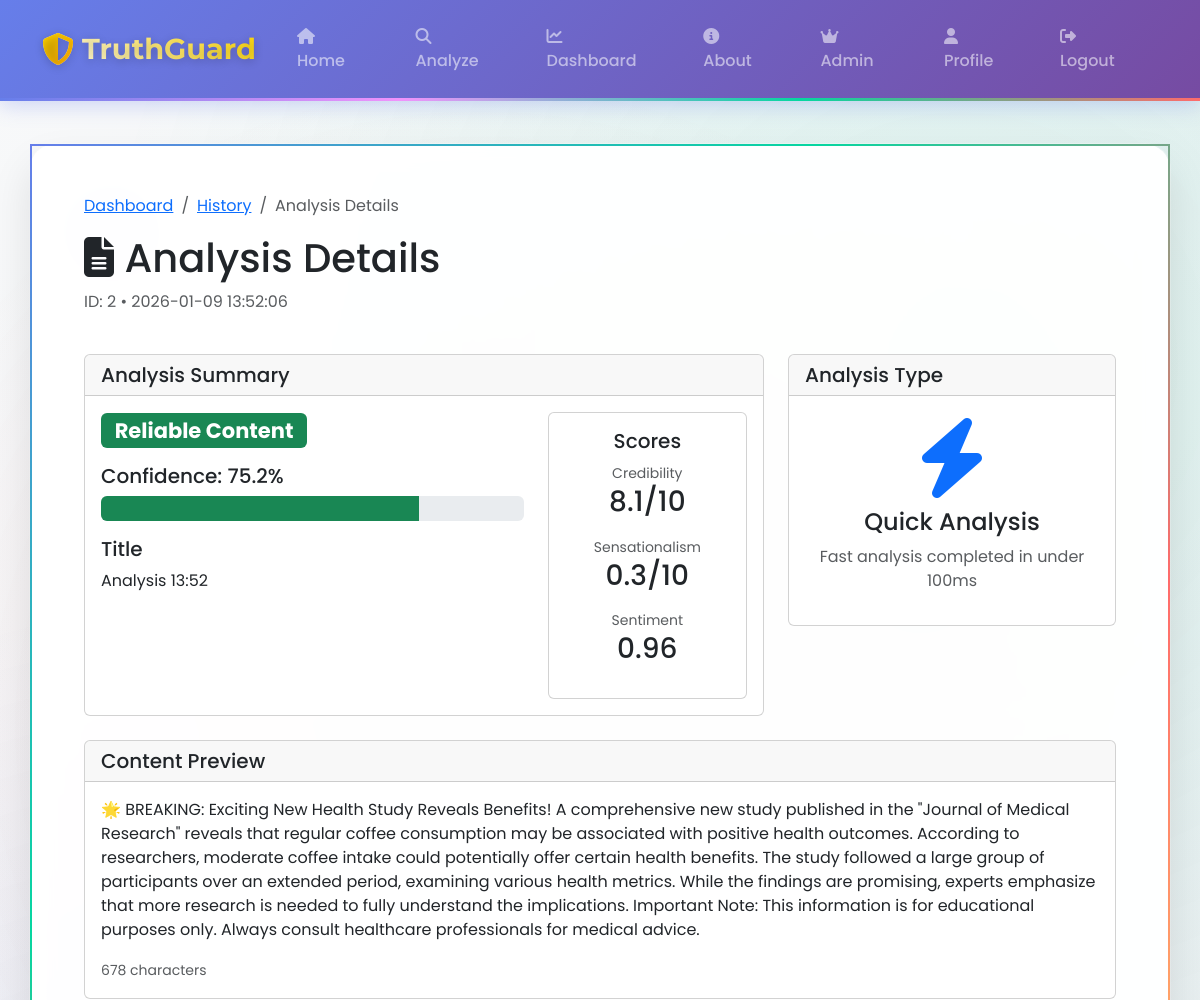
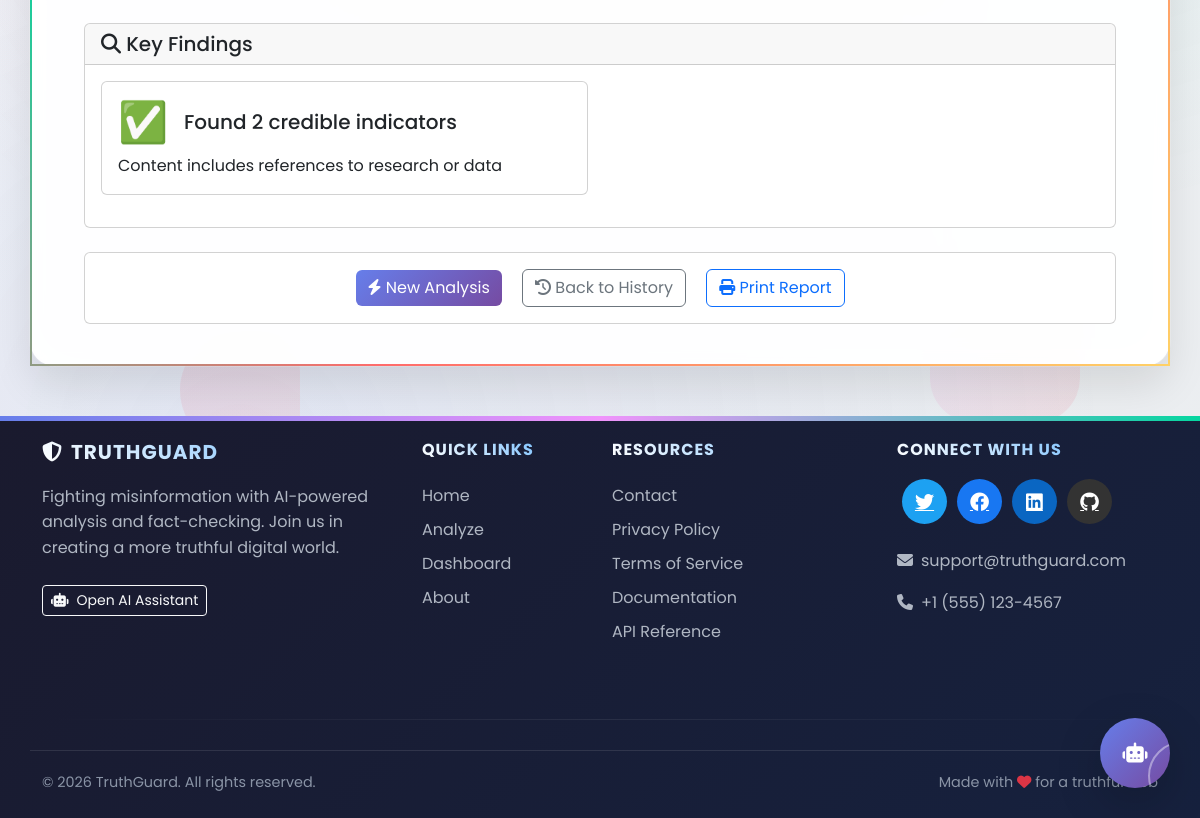
The app's page /analysis/2 (signed in) with its own data (2 pictures, top to bottom).
### app.py (models this page shows, shortened)
class Analysis(db.Model):
    __tablename__ = 'analyses'
    id = db.Column(db.Integer, primary_key=True)
    title = db.Column(db.Text, default='')
    content = db.Column(db.Text, default='')  # raw text content (for display/search)
    article_data = db.Column(db.JSON, nullable=True)  # optional structured article extraction
    source_url = db.Column(db.Text, nullable=True)  # This should be nullable
    classification = db.Column(db.String(20), nullable=False, default='UNKNOWN')  # RELIABLE, SUSPICIOUS, FAKE, etc.
    confidence_score = db.Column(db.Float, nullable=True)
    sentiment_score = db.Column(db.Float, nullable=True)
    sensationalism_score = db.Column(db.Float, nullable=True)
    credibility_score = db.Column(db.Float, nullable=True)
    key_findings = db.Column(db.Text, default='[]')  # JSON string
    recommendations = db.Column(db.Text, nullable=True)  # JSON string
    fact_checks = db.Column(db.Text, nullable=True)  # JSON string
    analysis_metadata = db.Column(db.Text, default='{}')  # JSON string (e.g. word count, etc.)
    is_quick_analysis = db.Column(db.Boolean, default=False)
    user_id = db.Column(db.Integer, db.ForeignKey('user.id'), nullable=False)
    created_at = db.Column(db.DateTime, default=lambda: datetime.now(timezone.utc))
    updated_at = db.Column(db.DateTime, default=lambda: datetime.now(timezone.utc),
                           onupdate=lambda: datetime.now(timezone.utc))

### app.py (the view)
@app.route('/analysis/<int:analysis_id>')
@login_required
def analysis_detail(analysis_id):
    analysis = Analysis.query.get_or_404(analysis_id)
    if analysis.user_id != current_user.id and current_user.role != 'admin':
        flash('Access denied', 'danger')
        return redirect(url_for('dashboard'))
    try:
        key_findings = json.loads(analysis.key_findings) if analysis.key_findings else []
    except:
        key_findings = []
    try:
        analysis_metadata = json.loads(analysis.analysis_metadata) if analysis.analysis_metadata else {}
    except:
        analysis_metadata = {}
    word_count = analysis_metadata.get('word_count', len(analysis.content.split()) if analysis.content else 0)
    return render_template('analysis_detail.html',
                           analysis=analysis,
                           key_findings=key_findings,
                           word_count=word_count,
                           analysis_metadata=analysis_metadata)

### app.py (called while the page is built)
@login_manager.user_loader
def load_user(user_id):
    try:
        return db.session.get(User, int(user_id))
    except Exception:
        return None

@app.context_processor
def inject_gemini_status():
    return {
        'gemini_available': _GEMINI_AVAILABLE,
        'gemini_model': _GEMINI_MODEL,
        'gemini_api_key_set': bool(_GEMINI_API_KEY and _GEMINI_API_KEY != 'your-gemini-api-key-here')
    }

### templates/analysis_detail.html (shortened to what this page needs)
{% extends "base.html" %}
{% block content %}
<div class="container mt-4">
    <div class="row mb-4">
        <div class="col">
            <nav aria-label="breadcrumb">
                <ol class="breadcrumb">
                    <li class="breadcrumb-item"><a href="/dashboard">Dashboard</a></li>
                    <li class="breadcrumb-item"><a href="/history">History</a></li>
                    <li class="breadcrumb-item active">Analysis Details</li>
                </ol>
            </nav>
            <h1><i class="fas fa-file-alt"></i> Analysis Details</h1>
            <p class="text-muted">ID: {{ analysis.id }} • {{ analysis.created_at.strftime('%Y-%m-%d %H:%M:%S') }}</p>
        </div>
    </div>
    <div class="row mb-4">
        <div class="col-lg-8">
            <div class="card">
                <div class="card-header">
                    <h5 class="mb-0">Analysis Summary</h5>
                </div>
                <div class="card-body">
                    <div class="row">
                        <div class="col-md-8">
                            <h3>
                                {% if analysis.classification == 'RELIABLE' %}
                                <span class="badge bg-success">Reliable Content</span>
                                {% elif analysis.classification == 'SUSPICIOUS' %}
                                <span class="badge bg-warning">Suspicious Content</span>
                                {% elif analysis.classification == 'FAKE' %}
                                <span class="badge bg-danger">Fake Content</span>
                                {% else %}
                                <span class="badge bg-secondary">{{ analysis.classification }}</span>
                                {% endif %}
                            </h3>
                            {% if analysis.confidence_score %}
                            <div class="mt-3">
                                <h5>Confidence: {{ (analysis.confidence_score * 100)|round(1) }}%</h5>
                                <div class="progress" style="height: 25px;">
                                    <div class="progress-bar
                                        {% if analysis.confidence_score >= 0.7 %}bg-success
                                        {% elif analysis.confidence_score >= 0.4 %}bg-warning
                                        {% else %}bg-danger{% endif %}"
                                        style="width: {{ analysis.confidence_score * 100 }}%">
                                    </div>
                                </div>
                            </div>
                            {% endif %}
                            {% if analysis.title %}
                            <div class="mt-3">
                                <h5>Title</h5>
                                <p>{{ analysis.title }}</p>
                            </div>
                            {% endif %}
                        </div>
                        <div class="col-md-4">
                            <div class="card">
                                <div class="card-body text-center">
                                    <h5 class="card-title">Scores</h5>
                                    {% if analysis.credibility_score %}
                                    <div class="mb-3">
                                        <small class="text-muted">Credibility</small>
                                        <h3>{{ analysis.credibility_score|round(1) }}/10</h3>
                                    </div>
                                    {% endif %}
                                    {% if analysis.sensationalism_score %}
                                    <div class="mb-3">
                                        <small class="text-muted">Sensationalism</small>
                                        <h3>{{ analysis.sensationalism_score|round(1) }}/10</h3>
                                    </div>
                                    {% endif %}
                                    {% if analysis.sentiment_score %}
                                    <div class="mb-3">
                                        <small class="text-muted">Sentiment</small>
                                        <h3>{{ analysis.sentiment_score|round(2) }}</h3>
                                    </div>
                                    {% endif %}
                                </div>
                            </div>
                        </div>
                    </div>
                </div>
            </div>
        </div>
        <div class="col-lg-4">
            <div class="card">
                <div class="card-header">
                    <h5 class="mb-0">Analysis Type</h5>
                </div>
                <div class="card-body text-center">
                    {% if analysis.is_quick_analysis %}
                    <div class="display-1 text-primary">
                        <i class="fas fa-bolt"></i>
                    </div>
                    <h4>Quick Analysis</h4>
                    <p class="text-muted">Fast analysis completed in under 100ms</p>
                    {% else %}
                    <div class="display-1 text-success">
                        <i class="fas fa-chart-bar"></i>
                    </div>
                    <h4>Detailed Analysis</h4>
                    <p class="text-muted">Comprehensive analysis with full report</p>
                    {% endif %}
                </div>
            </div>
        </div>
    </div>
    <div class="row mb-4">
        <div class="col">
            <div class="card">
                <div class="card-header">
                    <h5 class="mb-0">Content Preview</h5>
                </div>
                <div class="card-body">
                    <div class="content-preview" style="max-height: 300px; overflow-y: auto;">
                        {{ analysis.content|safe }}
                    </div>
                    <div class="mt-3">
                        <small class="text-muted">{{ analysis.content|length }} characters</small>
                    </div>
                </div>
            </div>
        </div>
    </div>
    {% if key_findings %}
    <div class="row mb-4">
        <div class="col">
            <div class="card">
                <div class="card-header">
                    <h5 class="mb-0"><i class="fas fa-search"></i> Key Findings</h5>
                </div>
                <div class="card-body">
                    <div class="row">
                        {% for finding in key_findings %}
                        <div class="col-md-6 mb-3">
                            <div class="card h-100 border-{{ finding.type }}">
                                <div class="card-body">
                                    <div class="d-flex align-items-center mb-2">
                                        <span class="display-6 me-3">{{ finding.icon }}</span>
                                        <h5 class="card-title mb-0">{{ finding.title }}</h5>
                                    </div>
                                    <p class="card-text">{{ finding.description }}</p>
                                </div>
                            </div>
                        </div>
                        {% endfor %}
                    </div>
                </div>
            </div>
        </div>
    </div>
    {% endif %}
    <div class="row mt-4">
        <div class="col">
            <div class="card">
                <div class="card-body text-center">
                    <a href="/analyze" class="btn btn-primary me-3">
                        <i class="fas fa-bolt"></i> New Analysis
                    </a>
                    <a href="/history" class="btn btn-outline-secondary me-3">
                        <i class="fas fa-history"></i> Back to History
                    </a>
                    <button onclick="window.print()" class="btn btn-outline-primary">
                        <i class="fas fa-print"></i> Print Report
                    </button>
                </div>
            </div>
        </div>
    </div>
</div>
{% endblock %}

### templates/base.html (style rules this page uses)
:root { --primary-gradient: linear-gradient(135deg, #667eea 0%, #764ba2 100%); --secondary-gradient: linear-gradient(135deg, #f093fb 0%, #f5576c 100%); --success-gradient: linear-gradient(135deg, #06d6a0 0%, #118ab2 100%); --warning-gradient: linear-gradient(135deg, #ffd166 0%, #ff9e6d 100%); --info-gradient: linear-gradient(135deg, #4facfe 0%, #00f2fe 100%); --danger-gradient: linear-gradient(135deg, #ef476f 0%, #ff6b6b 100%); --purple-gradient: linear-gradient(135deg, #a18cd1 0%, #fbc2eb 100%); --dark-gradient: linear-gradient(135deg, #1a1a2e 0%, #16213e 100%); --gold-gradient: linear-gradient(135deg, #ffd700 0%, #ffaa00 100%); --chat-bg: linear-gradient(135deg, #f5f7fa 0%, #e4e8f0 100%); --user-msg-bg: #667eea; --bot-msg-bg: #ffffff; --shadow-light: rgba(0, 0, 0, 0.08); --shadow-medium: rgba(0, 0, 0, 0.12); }
body { font-family: 'Poppins', sans-serif; background: linear-gradient(135deg, #f8f9fa 0%, #e9ecef 100%); min-height: 100vh; position: relative; overflow-x: hidden; }
body::before { content: ''; position: fixed; top: 0; left: 0; width: 100%; height: 100%; background: radial-gradient(circle at 20% 80%, rgba(102, 126, 234, 0.1) 0%, transparent 50%), radial-gradient(circle at 80% 20%, rgba(6, 214, 160, 0.1) 0%, transparent 50%), radial-gradient(circle at 40% 40%, rgba(255, 107, 107, 0.1) 0%, transparent 50%); z-index: -1; pointer-events: none; }
.btn-primary { background: var(--primary-gradient); border: none; transition: all 0.3s ease; position: relative; overflow: hidden; }

### records on screen
Analysis: id "2", created_at "2026-01-09 13:52:06", (analysis.confidence_score*100)|round(1) "75.2", title "Analysis 13:52", credibility_score "8.1", sensationalism_score "0.3", sentiment_score "0.96", content "🌟 BREAKING: Exciting New Health Study Reveals Benefits! A comprehensive new study published in the \"Journal of Medical Research\" reveals that regular coffee consumption may be associated with positive health outcomes. According to researchers, moderate coffee intake could potentially offer certain health benefits. The study followed a large group of participants over an extended period, examining various health metrics. While the findings are promising, experts emphasize that more research is needed to fully understand the implications. Important Note: This information is for educational purposes only. Always consult healthcare professionals for medical advice."

### other values on screen
{{ analysis.content|length }} "678"
{{ finding.icon }} "✅"
{{ finding.title }} "Found 2 credible indicators"
{{ finding.description }} "Content includes references to research or data"
